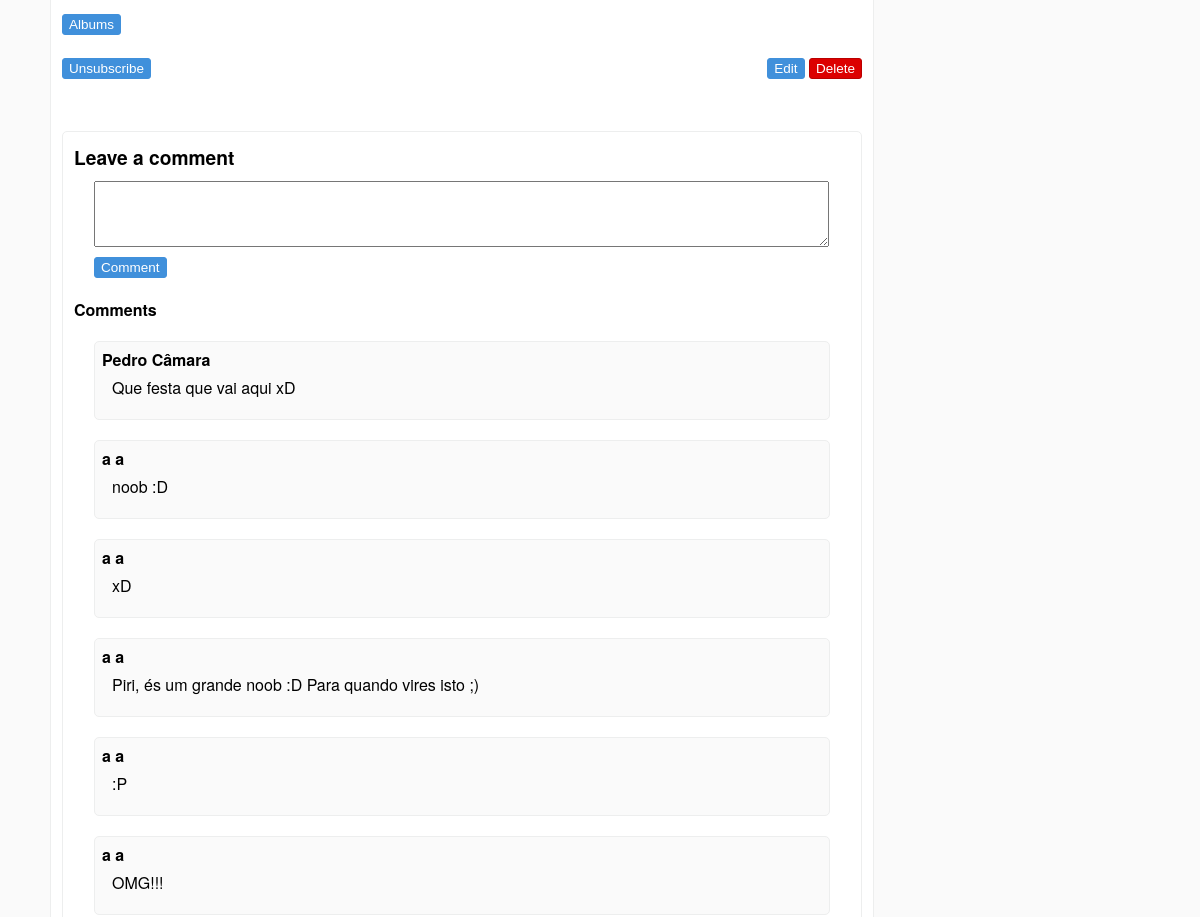
/events/1 (signed in, middle part), run on an earlier commit of the app's database.
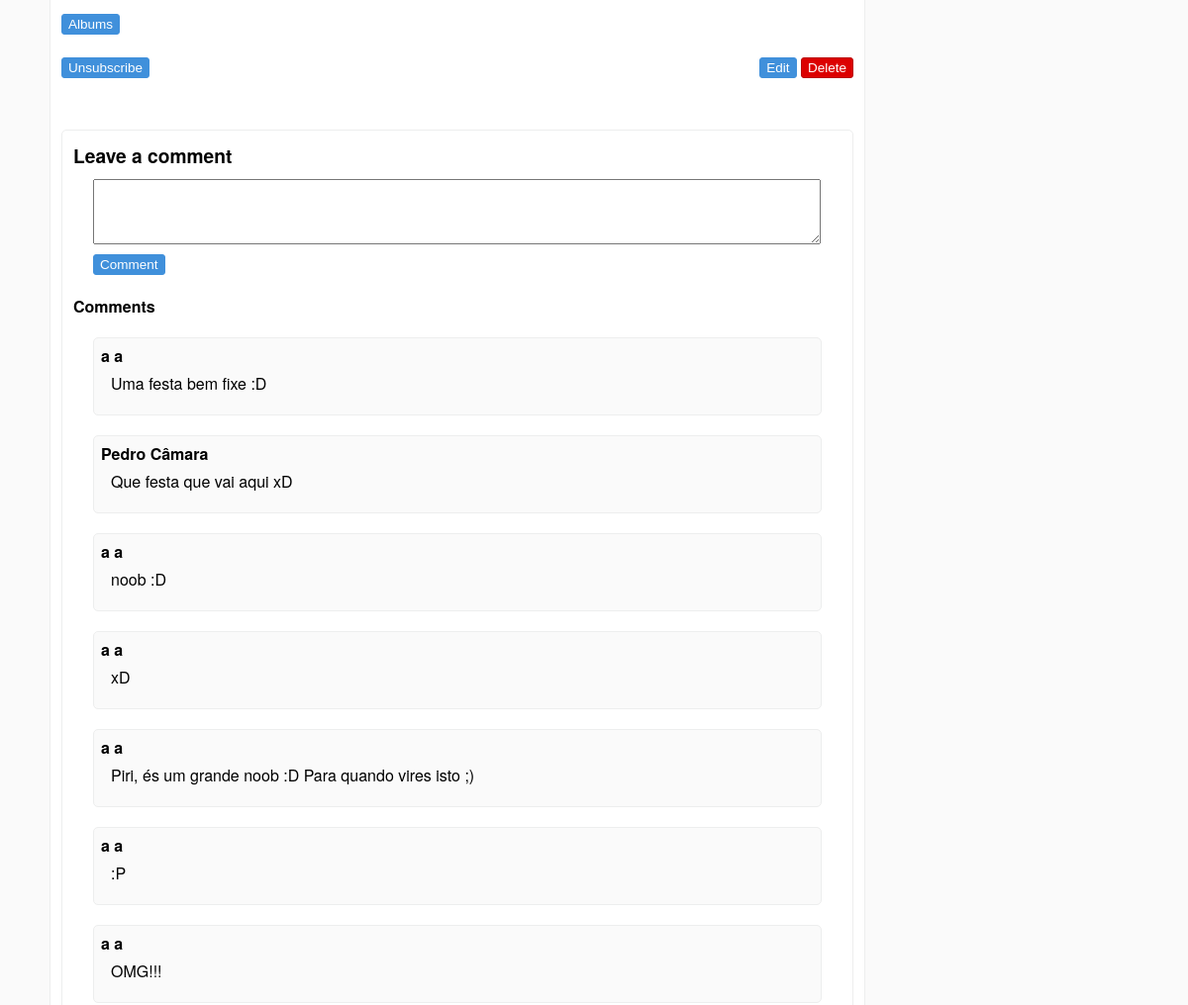
And on a later commit of the database.
### tables this page shows
CREATE TABLE event_comments
(
	id INTEGER PRIMARY KEY,
	event_id INTEGER NOT NULL REFERENCES events(id),
	user_id INTEGER NOT NULL REFERENCES users(id),
	date DATETIME DEFAULT(DATETIME('now')),
	text TEXT NOT NULL
);

### database/events.php (called while the page is built, shortened)
<?php
	include_once('connection.php');
	function getEventAndSubscription($event_id, $user_id)
	{
		global $db;
		$stmt = $db->prepare('SELECT events.id id,name,image,date,description,type,events.user_id user_id,public,type_id,
				COUNT(event_subscriptions.event_id) subscribed, COUNT(invites.event_id) invited FROM events
			LEFT JOIN event_types ON type_id = event_types.id
			LEFT JOIN event_subscriptions ON event_subscriptions.event_id = events.id AND event_subscriptions.user_id = ?
			LEFT JOIN invites ON invites.event_id = events.id AND invites.user_id = ?
			WHERE events.id = ? AND deleted = 0
			GROUP BY events.id');
		$stmt->execute(array($user_id,$user_id,$event_id));
		return $stmt->fetch();
	}
	function getEventComments($event_id, $last_id = false)
	{
		global $db;
		if ($last_id === false)
		{
			$stmt = $db->prepare('SELECT event_comments.id id, (first_name || " " || last_name) user_name, date, text FROM event_comments
				LEFT JOIN users ON user_id = users.id WHERE event_id = ? ORDER BY id DESC');
			$stmt->execute(array($event_id));
			return $stmt->fetchAll();
		}
	}
?>

### core/event_permission.php (called while the page is built, shortened)
<?php
include_once(file_exists("database/events.php") ? 'database/events.php' : '../database/events.php');
if (isSet($_SESSION['user_id']))
	$row = getEventAndSubscription($_REQUEST['id'],$_SESSION['user_id']);
else $row = getEvent($_REQUEST['id']);
if (isSet($_SESSION['user_id']))
{
	$subscribed = $row['subscribed'];
}
?>

### languages/en.php (called while the page is built, shortened)
<?php
$lang = array();
$lang['SITE_NAME'] = 'Eventbook';
$lang['REGISTER'] = 'Register';
$lang['FIRST_NAME'] = 'First Name';
$lang['FIRST_NAME_ERROR'] = 'Invalid first name.';
$lang['LAST_NAME'] = 'Last Name';
$lang['LAST_NAME_ERROR'] = 'Invalid last name.';
$lang['EMAIL'] = 'E-mail';
$lang['EMAIL_ERROR'] = "Invalid email.";
$lang['EMAIL_IN_USE'] = "Email already in use.";
$lang['CONFIRM_EMAIL'] = 'Confirm e-mail';
$lang['PASSWORD'] = 'Password';
$lang['PASSWORD_LENGTH'] = "Passwords must have at least 8 characters.";
$lang['PASSWORD_DIFF'] = "Passwords do not match.";
$lang['CONFIRM_PASSWORD'] = 'Confirm password';
$lang['LOGIN'] = 'Log In';
$lang['UNREGISTERED_EMAIL'] = 'Unregistered or invalid email.';
$lang['INVALID_PASSWORD'] = 'Invalid password.';
$lang['LOGOUT'] = 'Log Out';
$lang['MY_EVENTS'] = 'My Events';
$lang['SUBSCRIBED'] = 'Subscribed';
$lang['CREATE'] = 'Create';
$lang['PRIVATE'] = 'Private';
$lang['PUBLIC'] = 'Public';
$lang['NAME'] = 'Name';
$lang['DESCRIPTION'] = 'Description';
$lang['DATE'] = 'Date';
$lang['IMAGE'] = 'Image';
$lang['TYPE'] = 'Type';
$lang['PARTY'] = 'Party';
$lang['BUSINESS'] = 'Business';
$lang['MEETING'] = 'Meeting';
$lang['CEREMONY'] = 'Ceremony';
$lang['EDUCATIONAL'] = 'Educational';
$lang['INVALID_NAME'] = 'Invalid name.';
$lang['INVALID_DESCRIPTION'] = 'Invalid description.';
$lang['INVALID_DATE'] = 'Invalid date.';
$lang['INVALID_IMAGE'] = 'Upload a valid image.';
$lang['IMAGE_SIZE_ERROR'] = "Image's size can not be higher than 5MB.";
$lang['IMAGE_EXT_ERROR'] = 'Invalid extension (Accepted: jpg, png, gif).';
$lang['SUBSCRIBE'] = 'Subscribe';
$lang['UNSUBSCRIBE'] = 'Unsubscribe';
$lang['DELETE_MSG'] = 'Are you sure you want to delete this event?';
$lang['DELETE'] = 'Delete';
$lang['EDIT'] = 'Edit';
$lang['SAVE'] = 'Save';
$lang['ALBUMS'] = 'Albums';
$lang['PRIVATE_EVENT'] = 'Private Event';
$lang['PUBLIC_EVENT'] = 'Public Event';
$lang['LEAVE_A_COMMENT'] = 'Leave a comment';
$lang['COMMENTS'] = 'Comments';
$lang['MAKE_COMMENT'] = 'Comment';
$lang['NO_COMMENTS_YET'] = 'There are no comments yet.';
$lang['SUBSCRIBERS'] = 'Subscribers';
$lang['ZERO_SUBS'] = "The event doesn't have subscribers.";
$lang['1'] = 'January';
$lang['2'] = 'February';
$lang['3'] = 'March';
$lang['4'] = 'April';
$lang['5'] = 'May';
?>

### templates/comments.php (the view, shortened to what this page needs)
<div id="comments-box" class="box" <?php if (!$subscribed && !$owner) echo 'style="display:none"' ?> >
	<div>
		<h2><?php echo $lang['LEAVE_A_COMMENT']?></h2>
		<textarea id="comment-area" name="comment" rows='4'></textarea>
		<button id="comment-button" class="button"><?php echo $lang['MAKE_COMMENT']?></button>
	</div>
	<div>
		<h3><?php echo $lang['COMMENTS']?></h3>
		<ul id="comments-list">
			<?php
			$comments = getEventComments($_GET['id']);
			if (empty($comments)) {
				echo '<div id="last-comment-id" style="display:none">0</div>';
				echo '<p id="no-comments-yet">'.$lang['NO_COMMENTS_YET'].'</p>';
			}
			else
			{
				foreach ($comments as $row)
				{
					echo '<li class="comment">';
					echo '<div class="author">'.$row['user_name'].'</div>';
					echo '<div class="comment-text">'.$row['text'].'</div></li>';
				}
			}
			?>
		</ul>
	</div>
</div>

What changed in the data, as far as the page shows it:
added event_comments: user_name "a a", text "Uma festa bem fixe :D"
